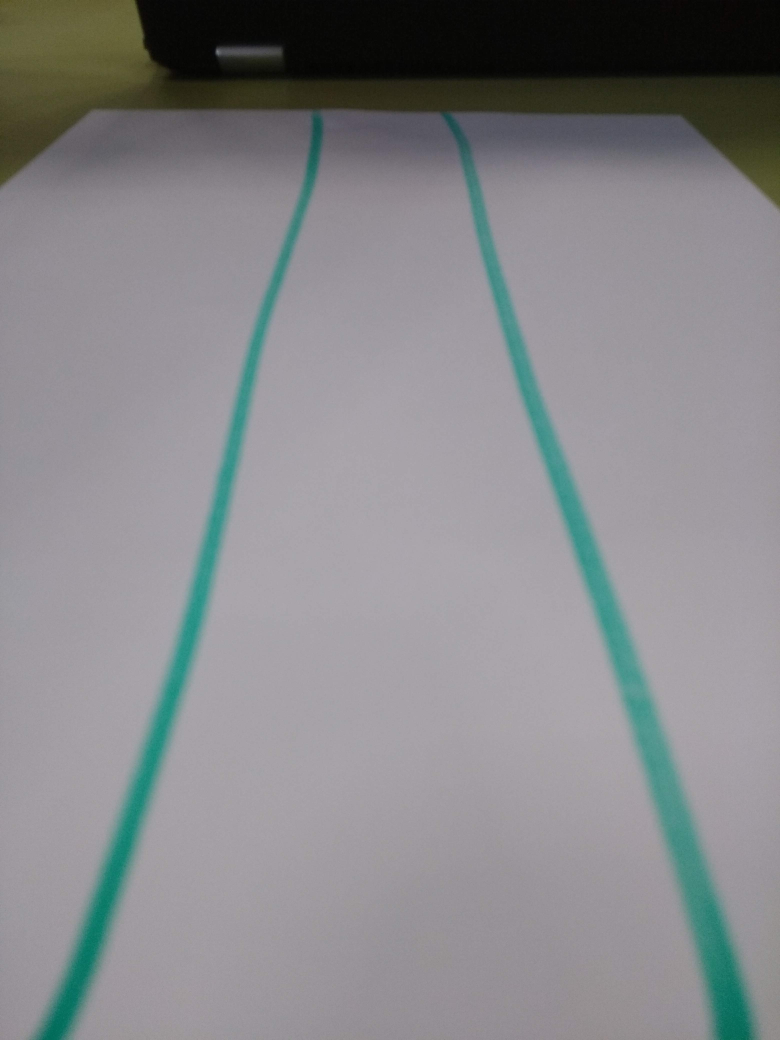
#> input picture coding/images/plainroad1.jpg, 3120 x 4160 px (shown at 1/4 size)
$ python 'perspective transform.py'
#> lines starting #> are read from the running program, lines starting #| are printed output that depends on the picture; after the words box and inside, x2 and y2 are one past the last pixel; in counts of white or black regions, pixels touching at a corner belong together
import cv2 as cv
import numpy as np

img = cv.imread("../images/plainroad1.jpg")
#> img is the input picture: shape (4160, 3120, 3); mean B, G, R 139.1, 136.3, 136
img = cv.resize(img, None, fx=0.1, fy=0.1)
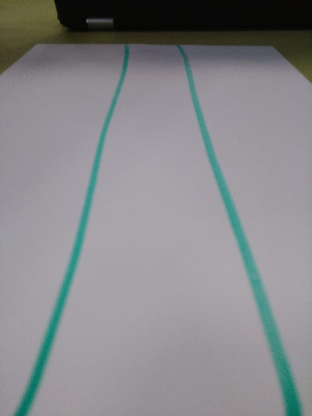
#> img: shape (416, 312, 3); mean B, G, R 139.3, 136.4, 136.1

# cv.imshow("image", img)
# cv.waitKey(0)
# cv.destroyAllWindows()

height, width = img.shape[0], img.shape[1]
#> height = 416; width = 312

cv.circle(img, (int(width / 5),int(height / 2)), 3, (0, 0, 0), -1)
#> img: shape (416, 312, 3); 0.02% of pixels changed, all inside (x1, y1, x2, y2) = (59, 205, 66, 212)
cv.circle(img, (int(4 * width / 5),int(height / 2)), 3, (0, 0, 0), -1)
#> img: shape (416, 312, 3); mean B, G, R 139.2, 136.3, 136
cv.circle(img, (0,height), 3, (0, 0, 0), -1)
#> img: shape (416, 312, 3); mean B, G, R 139.2, 136.3, 136
cv.circle(img, (width,height), 3, (0, 0, 0), -1)
#> img: shape (416, 312, 3); mean B, G, R 139.2, 136.3, 136

src = []

cv.imshow("image", img)
cv.waitKey(0)
cv.destroyAllWindows()

$ run again, with coding/images/linedroad.jpg copied over coding/images/plainroad1.jpg
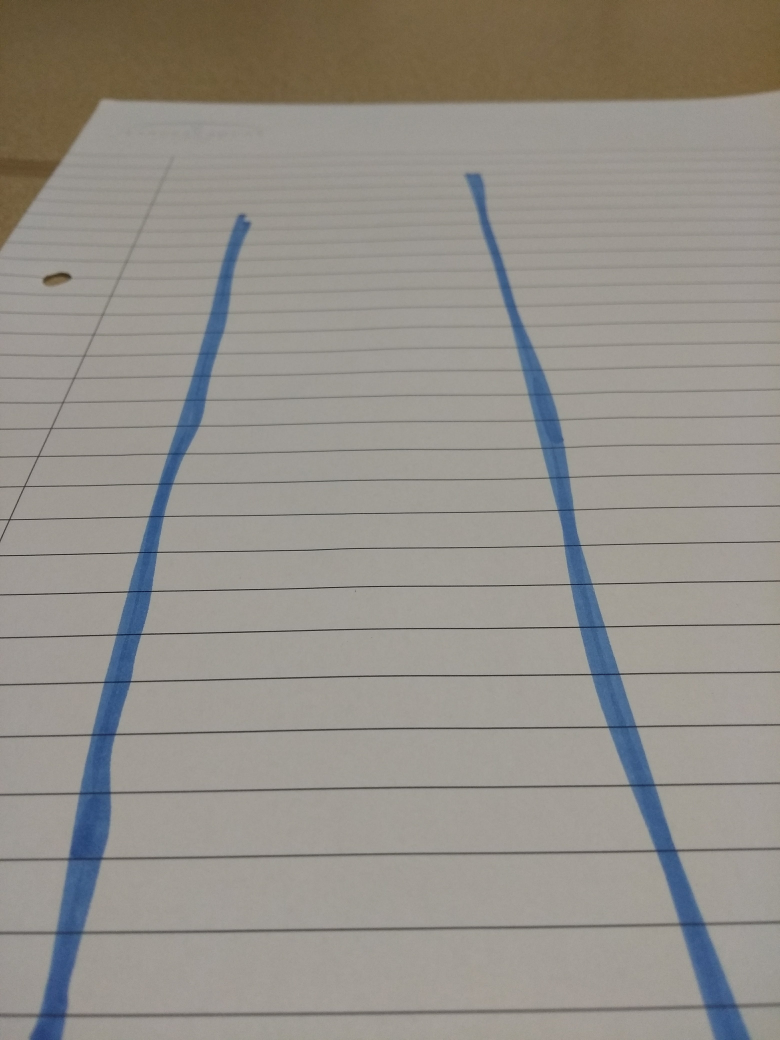
#> input picture coding/images/linedroad.jpg, 3120 x 4160 px (shown at 1/4 size)
#> img is the input picture: shape (4160, 3120, 3); mean B, G, R 137.2, 143.8, 147.9
#> `img = cv.resize(img, None, fx=0.1, fy=0.1)`:
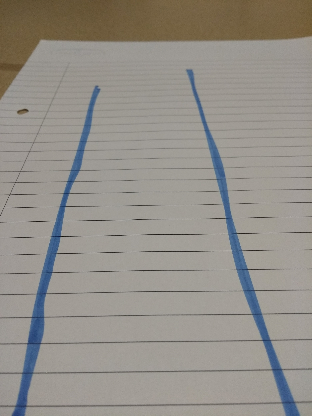
#> img: shape (416, 312, 3); mean B, G, R 137.4, 143.9, 148
